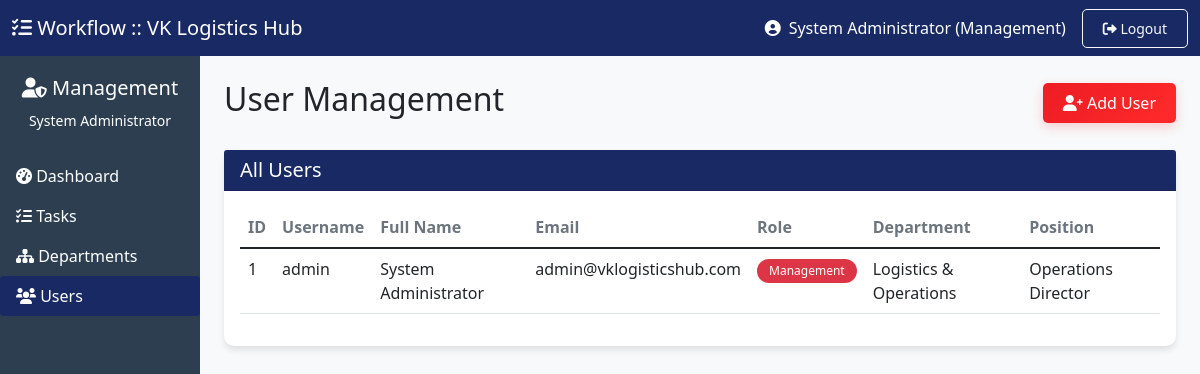
Screenshot of /dashboard/management/users-1.php (signed in) with the database file from the repository.
### tables this page shows
CREATE TABLE IF NOT EXISTS `users` (
  `id` INT AUTO_INCREMENT PRIMARY KEY,
  `username` VARCHAR(50) NOT NULL UNIQUE,
  `email` VARCHAR(100) NOT NULL UNIQUE,
  `password` VARCHAR(255) NOT NULL,
  `full_name` VARCHAR(100) NOT NULL,
  `role` ENUM('management', 'hod', 'employee') NOT NULL,
  `department_id` INT NULL,
  `position` VARCHAR(100) NULL,
  `is_active` TINYINT(1) DEFAULT 1,
  `last_login` DATETIME NULL,
  `created_at` TIMESTAMP DEFAULT CURRENT_TIMESTAMP,
  INDEX (`department_id`),
  INDEX (`role`),
  INDEX (`is_active`)
);

CREATE TABLE IF NOT EXISTS `departments` (
  `id` INT AUTO_INCREMENT PRIMARY KEY,
  `name` VARCHAR(100) NOT NULL UNIQUE,
  `description` TEXT NULL,
  `created_by` INT NULL,
  `created_at` TIMESTAMP DEFAULT CURRENT_TIMESTAMP
);

### dashboard/management/users-1.php (the view, shortened to what this page needs)
<?php
require_once __DIR__ . '/../../config.php';
$user_name = $_SESSION['full_name'];
try {
    $db = getDB();
} catch(Exception $e) {
    die("Database connection failed. Please check your database setup.");
}
$users = [];
try {
    $stmt = $db->query("SELECT u.*, d.name as department_name FROM users u LEFT JOIN departments d ON u.department_id = d.id ORDER BY u.full_name");
    $users = $stmt->fetchAll();
} catch(Exception $e) {
    $message = "Error loading data: " . $e->getMessage();
    $message_type = "danger";
}
?>
<!DOCTYPE html>
<html lang="en">
<head>
    <link href="https://cdn.jsdelivr.net/npm/bootstrap@5.1.3/dist/css/bootstrap.min.css" rel="stylesheet">
    <link rel="stylesheet" href="https://cdnjs.cloudflare.com/ajax/libs/font-awesome/6.0.0/css/all.min.css">
 <link href="../../assets/css/style.css" rel="stylesheet">
</head>
<body style="background-color: #f8f9fa;">
    <nav class="navbar navbar-light bg-primary sticky-top">
        <div class="container-fluid">
            <a class="navbar-brand text-white" href="index.php">
                <i class="fas fa-tasks"></i> Workflow :: VK Logistics Hub
            </a>
            <div class="d-flex align-items-center text-white">
                <i class="fas fa-user-circle me-2"></i>
                <?php echo $user_name; ?> (Management)
                <a href="../../auth/logout.php" class="btn btn-outline-light btn-sm ms-3">
                    <i class="fas fa-sign-out-alt"></i> Logout
                </a>
            </div>
        </div>
    </nav>
    <div class="container-fluid">
        <div class="row">
            <div class="col-md-3 col-lg-2 px-0 sidebar-custom" style="background: #2c3e50; min-height: calc(100vh - 56px); color: white; padding-top: 20px;">
                <div class="text-center mb-4">
                    <h5><i class="fas fa-user-shield"></i> Management</h5>
                    <small><?php echo $user_name; ?></small>
                </div>
                <ul class="nav flex-column d-none d-md-block">
                    <li class="nav-item"><a class="nav-link text-white" href="index.php"><i class="fas fa-tachometer-alt"></i> Dashboard</a></li>
                   <li class="nav-item"><a class="nav-link text-white" href="tasks.php"><i class="fas fa-tasks"></i> Tasks</a></li>
                    <li class="nav-item"><a class="nav-link text-white" href="departments.php"><i class="fas fa-sitemap"></i> Departments</a></li>
                    <li class="nav-item"><a class="nav-link text-white  active bg-primary rounded" href="users.php"><i class="fas fa-users"></i> Users</a></li>
                </ul>
            </div>
            <main class="col-md-9 ms-sm-auto col-lg-10 px-md-4 py-4">
                <div class="d-flex justify-content-between align-items-center mb-4">
                    <h1 class="h2">User Management</h1>
                    <button class="btn btn-book-now" data-bs-toggle="modal" data-bs-target="#createUserModal">
                        <i class="fas fa-user-plus"></i> Add User
                    </button>
                </div>
                <div class="card">
                    <div class="card-header bg-primary text-white">
                        <h5 class="mb-0">All Users</h5>
                    </div>
                    <div class="card-body">
                        <div class="table-responsive">
                            <table class="table table-hover">
                                <thead>
                                    <tr>
                                        <th>ID</th>
                                        <th>Username</th>
                                        <th>Full Name</th>
                                        <th>Email</th>
                                        <th>Role</th>
                                        <th>Department</th>
                                        <th>Position</th>
                                    </tr>
                                </thead>
                                <tbody>
                                    <?php foreach($users as $user): ?>
                                    <tr>
                                        <td><?php echo $user['id']; ?></td>
                                        <td><?php echo htmlspecialchars($user['username']); ?></td>
                                        <td><?php echo htmlspecialchars($user['full_name']); ?></td>
                                        <td><?php echo htmlspecialchars($user['email']); ?></td>
                                        <td>
                                            <?php
                                            $role_colors = [
                                                'management' => 'danger',
                                                'hod' => 'success',
                                                'employee' => 'primary'
                                            ];
                                            $color = $role_colors[$user['role']] ?? 'secondary';
                                            ?>
                                            <span class="badge bg-<?php echo $color; ?>">
                                                <?php echo ucfirst($user['role']); ?>
                                            </span>
                                        </td>
                                        <td><?php echo $user['department_name'] ?? 'N/A'; ?></td>
                                        <td><?php echo htmlspecialchars($user['position'] ?? '-'); ?></td>
                                    </tr>
                                    <?php endforeach; ?>
                                </tbody>
                            </table>
                        </div>
                    </div>
                </div>
            </main>
        </div>
    </div>
</body>
</html>

### assets/css/style.css (style rules this page uses)
body { background-color: #f8f9fa; font-family: 'Segoe UI', Tahoma, Geneva, Verdana, sans-serif; }
.bg-primary { background-color: #192964 !important; }
.btn-book-now { background: linear-gradient(135deg, #ed1d24 0%, #ff2a2a 100%); color: white; border: none; padding: 10px 20px; border-radius: 5px; font-weight: 600; transition: all 0.3s ease; box-shadow: 0 4px 12px rgba(237, 29, 36, 0.2); }
.card { border: none; border-radius: 10px; box-shadow: 0 4px 6px rgba(0,0,0,0.1); margin-bottom: 20px; transition: transform 0.3s; }
.table th { border-top: none; font-weight: 600; color: #6c757d; }
.badge { padding: 6px 12px; border-radius: 20px; font-weight: 500; }
.btn { border-radius: 5px; padding: 8px 20px; font-weight: 500; }

### rows the page displays
users: id "1", username "admin", full_name "System Administrator", email "admin@vklogisticshub.com", role "Management", department.name "Logistics & Operations", position "Operations Director"

### other values shown
$user_name "System Administrator"
